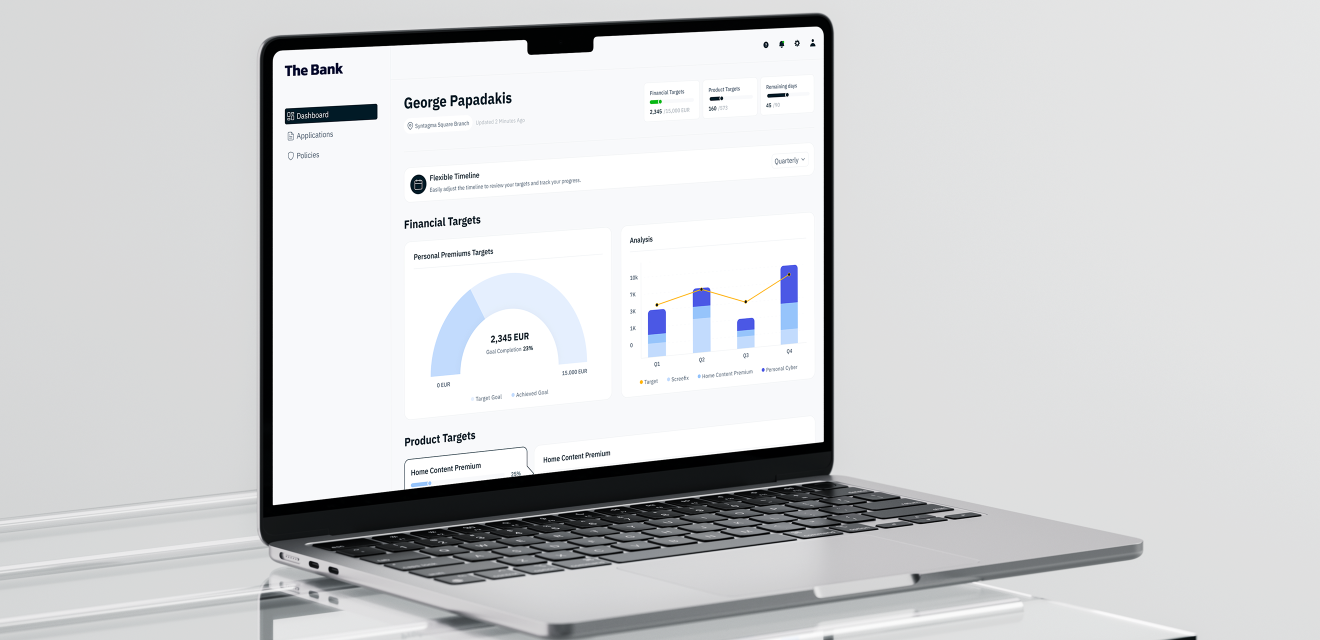
#> input picture assets/masters/vol2/projects/BancaSure360/hero.png, 2640 x 1280 px (shown at 1/2 size)
$ python -i build-og-cards.py   (imports and definitions only)
#> lines starting #> are read from the running program, lines starting #| are printed output that depends on the picture
#!/usr/bin/env python3
"""
A real share card for every project.

── why this exists ───────────────────────────────────────────────────
Project pages pointed `og:image` straight at their hero — a 2640 x 1280
WebP — while declaring it as 1200 x 630. Both halves of that are wrong:

  format   WebP is not reliably rendered as a share card. LinkedIn, which
           is where a portfolio actually gets shared, is the worst of them.
           JPEG is the one format every scraper has always taken.
  size     1200 x 630 is the size Facebook, LinkedIn, Slack, WhatsApp and
           X all agree on, and it was being ASSERTED rather than produced,
           so every scraper was told a dimension no file had.

So each hero is cover-cropped to exactly 1200 x 630 and written as a JPEG.
The crop is centred and takes 2.06:1 down to 1.905:1 — about 70px off each
side of a 2640-wide picture, which no hero composition depends on.

── the stamp is not decoration ───────────────────────────────────────
`next.config.mjs` serves everything under `/images/vol2/` with a one-year
immutable cache. That is only safe because the urls carry a content hash:
replace a hero, regenerate, and the url changes with it. A card written to
a bare filename would be cached by every scraper and CDN for a year and
could never be corrected.

Run after `build-project-assets.mjs`, whenever a hero changes:

    python3 scripts/build-og-cards.py
"""
import hashlib, io, os, re, sys
from pathlib import Path
from PIL import Image

ROOT = Path(__file__).resolve().parent.parent
SRC = ROOT / 'components/vol2/project/vol2Projects.ts'
OUT_DIR = ROOT / 'public/images/vol2/og'
OUT_TS = ROOT / 'components/vol2/project/ogCards.ts'
W, H = 1200, 630

def sources():
    text = SRC.read_text(encoding='utf-8')
    block = re.search(r'const SOURCES[^\[]*\[(.*?)\n\];', text, re.S).group(1)
    return re.findall(r"\{ slug: '([^']+)', folder: '([^']+)'", block)

def card(hero: Path) -> bytes:
    im = Image.open(hero).convert('RGB')
    # cover: scale so both axes reach the target, then centre-crop
    scale = max(W / im.width, H / im.height)
#> scale = 0.492
    im = im.resize((round(im.width * scale), round(im.height * scale)), Image.LANCZOS)
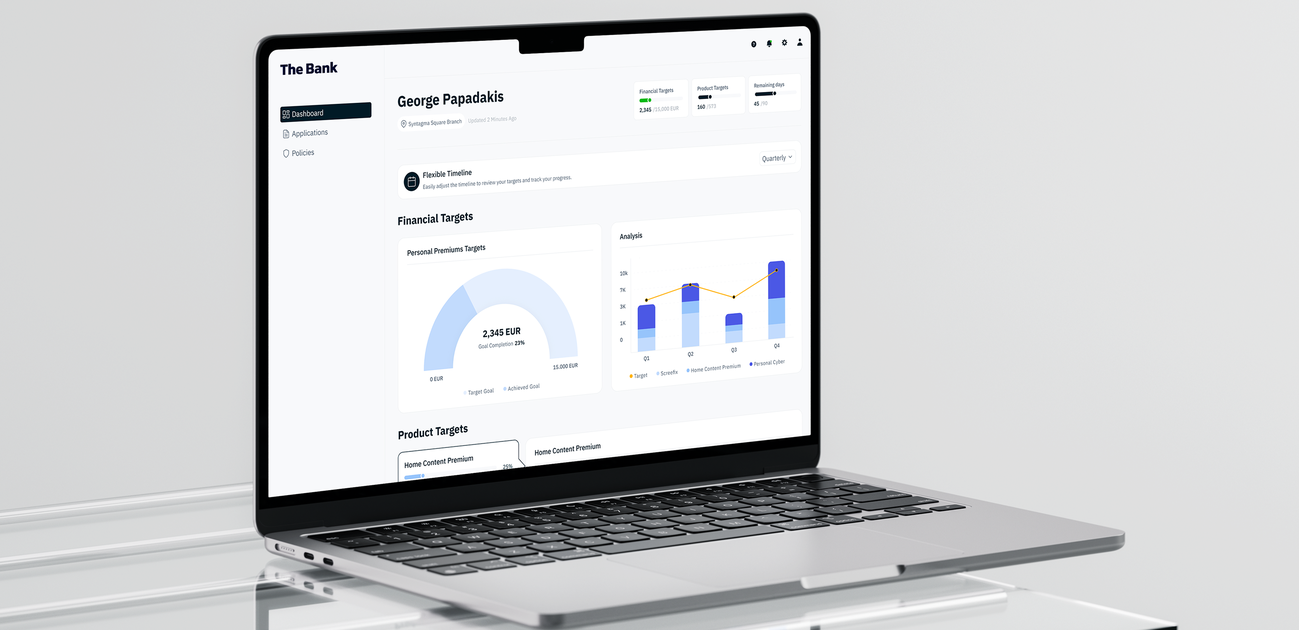
#> im: PIL image 1299x630 RGB; mean R, G, B 209, 210.1, 211.4
    left, top = (im.width - W) // 2, (im.height - H) // 2
#> left = 49; top = 0
    im = im.crop((left, top, left + W, top + H))
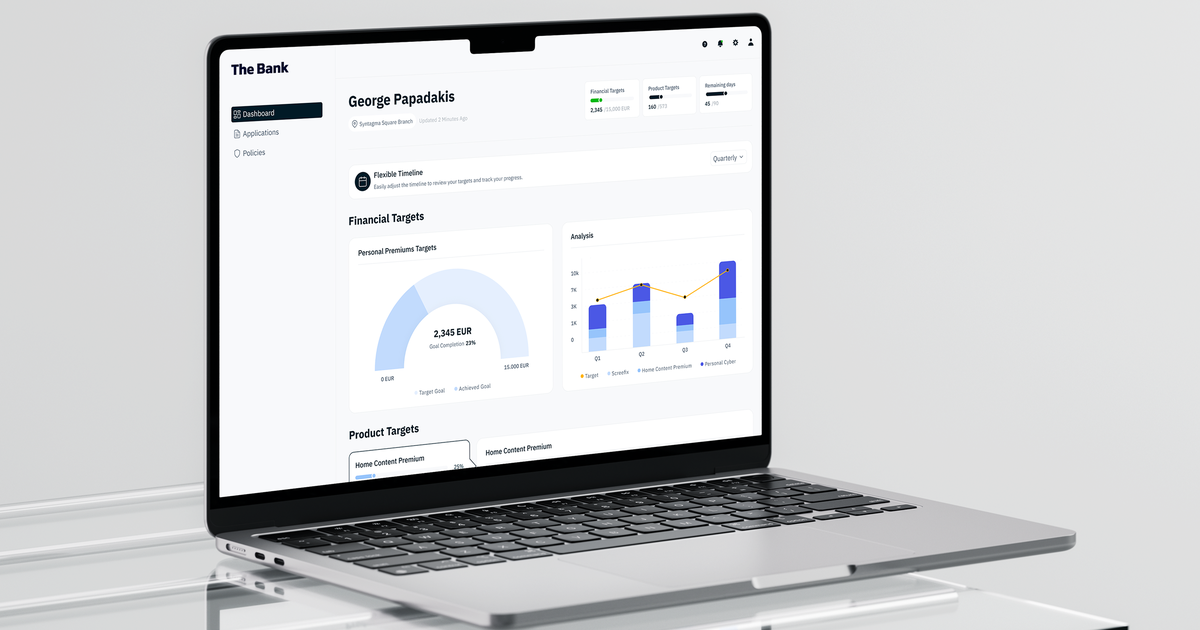
#> im: PIL image 1200x630 RGB; mean R, G, B 208, 209.2, 210.6
    buf = io.BytesIO()
    # 86 is where this content stops gaining anything visible, and it keeps
    # every card comfortably under the 8MB every platform caps at
    im.save(buf, 'JPEG', quality=86, optimize=True, progressive=True)
    return buf.getvalue()

def main():
    OUT_DIR.mkdir(parents=True, exist_ok=True)
    rows, missing = [], []
    for slug, folder in sources():
        hero = ROOT / 'public/images/vol2/projects' / folder / 'hero.webp'
        if not hero.exists():
            missing.append(f'{slug} ({folder})')
            continue
        data = card(hero)
        (OUT_DIR / f'{slug}.jpg').write_bytes(data)
        stamp = hashlib.sha1(data).hexdigest()[:8]
        rows.append((slug, f'/images/vol2/og/{slug}.jpg?v={stamp}', len(data)))

    OUT_TS.write_text(
        '/* GENERATED by scripts/build-og-cards.py — do not edit by hand.\n'
        '   One 1200x630 JPEG share card per project. See the script for why\n'
        '   the hero itself cannot be the card, and why the stamp matters. */\n'
        'export const OG_CARD: Record<string, string> = {\n'
        + ''.join(f'  {slug!r}: {url!r},\n'.replace("'", '"') for slug, url, _ in rows)
        + '};\n',
        encoding='utf-8',
    )

    for slug, url, size in rows:
        print(f'  {slug:22} {size // 1024:>4}KB')
    print(f'{len(rows)} cards -> {OUT_DIR.relative_to(ROOT)}')
    if missing:
        print('NO HERO:', ', '.join(missing), file=sys.stderr)
        return 1
    return 0

# [2 lines not run here, left out]

>>> result = card('../assets/masters/vol2/projects/BancaSure360/hero.png')
